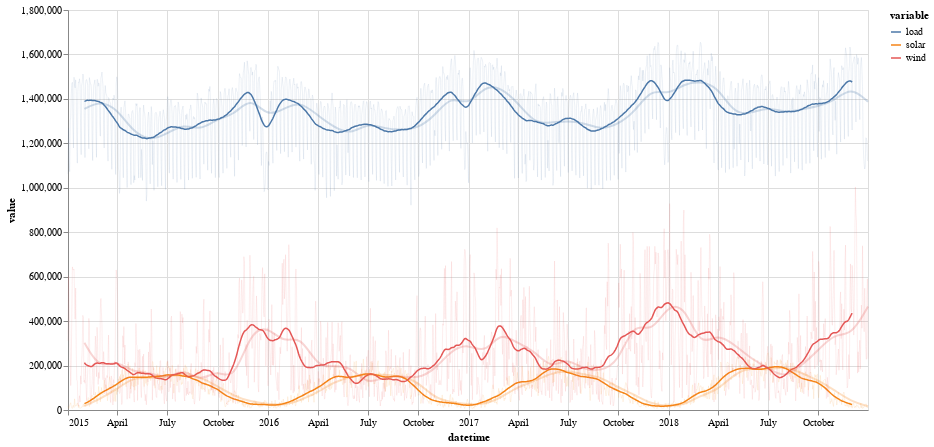

Notebook code cell kept with this figure:
### Markdown cell above
### Rolling windows

While the `resample()` method takes a broad brush and results in a reduced dataset and a chart with smooth curves, `rolling()` offers an alternative way of smoothing out local outliers without actually reducing the resolution of the dataset.

The first parameter determines the window size, by positioning the window at the `center` values are considered in both directions of the current date/time, and `win_type` determines how the values across the window are weighted; with the `triang` option the values further away contribute less:

### Code cell
rolling = days.rolling(60, center=True, win_type="triang").mean()

chart1 = alt.Chart(rolling.reset_index().melt("datetime")).mark_line(strokeWidth=1.5, opacity=1).encode(
    x='datetime', y='value', color='variable',
).properties(width=800, height=400)

# same as the two charts in previous code cell, except more transparent
chart2 = alt.Chart(days.reset_index().melt("datetime")).mark_line(strokeWidth=1, opacity=0.1).encode(
    x='datetime', y='value', color='variable',
)

chart3 = alt.Chart(months.reset_index().melt("datetime")).mark_line(interpolate="basis", opacity=.25).encode(
    x='datetime', y='value', color='variable',
)

chart1 + chart2 + chart3

### Figure 1 — Vega-Lite specification as saved in the notebook (floating-point values rounded to 4 significant figures; data arrays with more than 128 entries replaced by an {"elided": "..."} marker saying what was removed)
{"config": {"view": {"continuousWidth": 400, "continuousHeight": 300}}, "layer": [{"data": {"name": "data-becd7350e51c57270cc6d341dde5cde5"}, "mark": {"type": "line", "opacity": 1, "strokeWidth": 1.5}, "encoding": {"color": {"field": "variable", "type": "nominal"}, "x": {"field": "datetime", "type": "temporal"}, "y": {"field": "value", "type": "quantitative"}}, "height": 400, "width": 800}, {"data": {"name": "data-f7c24830b6d361807cc5a27700438cfb"}, "mark": {"type": "line", "opacity": 0.1, "strokeWidth": 1}, "encoding": {"color": {"field": "variable", "type": "nominal"}, "x": {"field": "datetime", "type": "temporal"}, "y": {"field": "value", "type": "quantitative"}}}, {"data": {"name": "data-1e4a1344cdb1e683e4c16b2078d0cc0d"}, "mark": {"type": "line", "interpolate": "basis", "opacity": 0.25}, "encoding": {"color": {"field": "variable", "type": "nominal"}, "x": {"field": "datetime", "type": "temporal"}, "y": {"field": "value", "type": "quantitative"}}}], "$schema": "https://vega.github.io/schema/vega-lite/v4.17.0.json", "datasets": {"data-becd7350e51c57270cc6d341dde5cde5": {"elided": "4383 records"}, "data-f7c24830b6d361807cc5a27700438cfb": {"elided": "4383 records"}, "data-1e4a1344cdb1e683e4c16b2078d0cc0d": {"elided": "144 records"}}}
